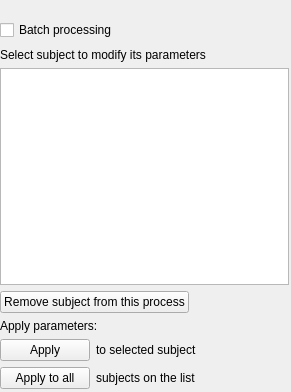
<?xml version="1.0" encoding="UTF-8"?>
<ui version="4.0">
 <class>BatchingWidget</class>
 <widget class="QWidget" name="BatchingWidget">
  <property name="geometry">
   <rect>
    <x>0</x>
    <y>0</y>
    <width>291</width>
    <height>392</height>
   </rect>
  </property>
  <property name="windowTitle">
   <string>Batch processing</string>
  </property>
  <widget class="QWidget" name="">
   <property name="geometry">
    <rect>
     <x>0</x>
     <y>10</y>
     <width>289</width>
     <height>41</height>
    </rect>
   </property>
   <layout class="QHBoxLayout" name="headingLayout">
    <item>
     <widget class="QCheckBox" name="checkBoxBatch">
      <property name="sizePolicy">
       <sizepolicy hsizetype="Fixed" vsizetype="Fixed">
        <horstretch>0</horstretch>
        <verstretch>0</verstretch>
       </sizepolicy>
      </property>
      <property name="text">
       <string>Batch processing</string>
      </property>
     </widget>
    </item>
    <item>
     <spacer name="horizontalSpacer">
      <property name="orientation">
       <enum>Qt::Horizontal</enum>
      </property>
      <property name="sizeHint" stdset="0">
       <size>
        <width>40</width>
        <height>20</height>
       </size>
      </property>
     </spacer>
    </item>
   </layout>
  </widget>
  <widget class="QWidget" name="functionalityWidget" native="true">
   <property name="geometry">
    <rect>
     <x>0</x>
     <y>48</y>
     <width>289</width>
     <height>341</height>
    </rect>
   </property>
   <layout class="QVBoxLayout" name="verticalLayout">
    <item>
     <layout class="QGridLayout" name="functionalityLayout">
      <item row="1" column="0">
       <layout class="QVBoxLayout" name="applyButtonsLayout">
        <item>
         <widget class="QLabel" name="label">
          <property name="enabled">
           <bool>true</bool>
          </property>
          <property name="text">
           <string>Apply parameters:</string>
          </property>
         </widget>
        </item>
        <item>
         <layout class="QHBoxLayout" name="horizontalLayout_30">
          <item>
           <widget class="QPushButton" name="pushButtonApply">
            <property name="enabled">
             <bool>true</bool>
            </property>
            <property name="sizePolicy">
             <sizepolicy hsizetype="Expanding" vsizetype="Fixed">
              <horstretch>0</horstretch>
              <verstretch>0</verstretch>
             </sizepolicy>
            </property>
            <property name="minimumSize">
             <size>
              <width>90</width>
              <height>0</height>
             </size>
            </property>
            <property name="maximumSize">
             <size>
              <width>90</width>
              <height>16777215</height>
             </size>
            </property>
            <property name="text">
             <string>Apply</string>
            </property>
           </widget>
          </item>
          <item>
           <widget class="QLabel" name="label_6">
            <property name="enabled">
             <bool>true</bool>
            </property>
            <property name="text">
             <string>to selected subject</string>
            </property>
           </widget>
          </item>
          <item>
           <spacer name="horizontalSpacer_4">
            <property name="orientation">
             <enum>Qt::Horizontal</enum>
            </property>
            <property name="sizeHint" stdset="0">
             <size>
              <width>40</width>
              <height>20</height>
             </size>
            </property>
           </spacer>
          </item>
         </layout>
        </item>
        <item>
         <layout class="QHBoxLayout" name="horizontalLayout_31">
          <item>
           <widget class="QPushButton" name="pushButtonApplyAll">
            <property name="enabled">
             <bool>true</bool>
            </property>
            <property name="sizePolicy">
             <sizepolicy hsizetype="Expanding" vsizetype="Fixed">
              <horstretch>0</horstretch>
              <verstretch>0</verstretch>
             </sizepolicy>
            </property>
            <property name="minimumSize">
             <size>
              <width>90</width>
              <height>0</height>
             </size>
            </property>
            <property name="maximumSize">
             <size>
              <width>90</width>
              <height>16777215</height>
             </size>
            </property>
            <property name="text">
             <string>Apply to all</string>
            </property>
           </widget>
          </item>
          <item>
           <widget class="QLabel" name="label_7">
            <property name="enabled">
             <bool>true</bool>
            </property>
            <property name="text">
             <string>subjects on the list</string>
            </property>
           </widget>
          </item>
          <item>
           <spacer name="horizontalSpacer_5">
            <property name="orientation">
             <enum>Qt::Horizontal</enum>
            </property>
            <property name="sizeHint" stdset="0">
             <size>
              <width>40</width>
              <height>20</height>
             </size>
            </property>
           </spacer>
          </item>
         </layout>
        </item>
       </layout>
      </item>
      <item row="0" column="0">
       <layout class="QVBoxLayout" name="subjectListLayout">
        <item>
         <widget class="QLabel" name="labelSubjects">
          <property name="enabled">
           <bool>true</bool>
          </property>
          <property name="sizePolicy">
           <sizepolicy hsizetype="Fixed" vsizetype="Preferred">
            <horstretch>0</horstretch>
            <verstretch>0</verstretch>
           </sizepolicy>
          </property>
          <property name="text">
           <string>Select subject to modify its parameters</string>
          </property>
         </widget>
        </item>
        <item>
         <widget class="QListWidget" name="listWidgetSubjects">
          <property name="enabled">
           <bool>true</bool>
          </property>
          <property name="sizePolicy">
           <sizepolicy hsizetype="Expanding" vsizetype="Expanding">
            <horstretch>0</horstretch>
            <verstretch>0</verstretch>
           </sizepolicy>
          </property>
         </widget>
        </item>
        <item>
         <layout class="QHBoxLayout" name="horizontalLayout_17"/>
        </item>
        <item>
         <widget class="QPushButton" name="pushButtonRemove">
          <property name="enabled">
           <bool>true</bool>
          </property>
          <property name="sizePolicy">
           <sizepolicy hsizetype="Fixed" vsizetype="Fixed">
            <horstretch>0</horstretch>
            <verstretch>0</verstretch>
           </sizepolicy>
          </property>
          <property name="text">
           <string>Remove subject from this process</string>
          </property>
         </widget>
        </item>
       </layout>
      </item>
     </layout>
    </item>
   </layout>
  </widget>
 </widget>
 <resources/>
 <connections>
  <connection>
   <sender>checkBoxBatch</sender>
   <signal>toggled(bool)</signal>
   <receiver>BatchingWidget</receiver>
   <slot>showWidget(bool)</slot>
   <hints>
    <hint type="sourcelabel">
     <x>94</x>
     <y>27</y>
    </hint>
    <hint type="destinationlabel">
     <x>400</x>
     <y>6</y>
    </hint>
   </hints>
  </connection>
 </connections>
 <slots>
  <slot>showWidget(bool)</slot>
 </slots>
</ui>
